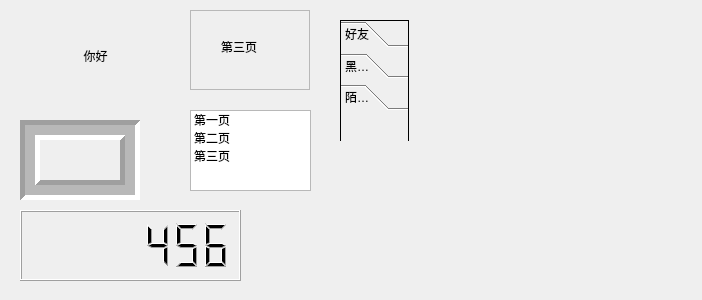
<?xml version="1.0" encoding="UTF-8"?>
<ui version="4.0">
 <class>MyWidget</class>
 <widget class="QWidget" name="MyWidget">
  <property name="geometry">
   <rect>
    <x>0</x>
    <y>0</y>
    <width>702</width>
    <height>300</height>
   </rect>
  </property>
  <property name="windowTitle">
   <string>MyWidget</string>
  </property>
  <widget class="QFrame" name="frame">
   <property name="geometry">
    <rect>
     <x>20</x>
     <y>120</y>
     <width>120</width>
     <height>80</height>
    </rect>
   </property>
   <property name="frameShape">
    <enum>QFrame::Box</enum>
   </property>
   <property name="frameShadow">
    <enum>QFrame::Sunken</enum>
   </property>
   <property name="lineWidth">
    <number>5</number>
   </property>
   <property name="midLineWidth">
    <number>10</number>
   </property>
  </widget>
  <widget class="QLabel" name="label">
   <property name="geometry">
    <rect>
     <x>30</x>
     <y>10</y>
     <width>131</width>
     <height>91</height>
    </rect>
   </property>
   <property name="text">
    <string>你好</string>
   </property>
   <property name="alignment">
    <set>Qt::AlignCenter</set>
   </property>
  </widget>
  <widget class="QLCDNumber" name="lcdNumber">
   <property name="geometry">
    <rect>
     <x>20</x>
     <y>210</y>
     <width>221</width>
     <height>71</height>
    </rect>
   </property>
   <property name="smallDecimalPoint">
    <bool>true</bool>
   </property>
   <property name="digitCount">
    <number>7</number>
   </property>
   <property name="value" stdset="0">
    <double>456.122999999999990</double>
   </property>
   <property name="intValue" stdset="0">
    <number>456</number>
   </property>
  </widget>
  <widget class="QListWidget" name="listWidget">
   <property name="geometry">
    <rect>
     <x>190</x>
     <y>110</y>
     <width>121</width>
     <height>81</height>
    </rect>
   </property>
   <item>
    <property name="text">
     <string>第一页</string>
    </property>
   </item>
   <item>
    <property name="text">
     <string>第二页</string>
    </property>
   </item>
   <item>
    <property name="text">
     <string>第三页</string>
    </property>
   </item>
  </widget>
  <widget class="QStackedWidget" name="stackedWidget">
   <property name="geometry">
    <rect>
     <x>190</x>
     <y>10</y>
     <width>120</width>
     <height>80</height>
    </rect>
   </property>
   <property name="frameShape">
    <enum>QFrame::StyledPanel</enum>
   </property>
   <property name="currentIndex">
    <number>2</number>
   </property>
   <widget class="QWidget" name="firstPage">
    <widget class="QLabel" name="label_2">
     <property name="geometry">
      <rect>
       <x>40</x>
       <y>30</y>
       <width>54</width>
       <height>12</height>
      </rect>
     </property>
     <property name="text">
      <string>第一页</string>
     </property>
    </widget>
   </widget>
   <widget class="QWidget" name="page">
    <widget class="QLabel" name="label_3">
     <property name="geometry">
      <rect>
       <x>30</x>
       <y>30</y>
       <width>54</width>
       <height>12</height>
      </rect>
     </property>
     <property name="text">
      <string>第二页</string>
     </property>
    </widget>
   </widget>
   <widget class="QWidget" name="secondPage">
    <widget class="QLabel" name="label_4">
     <property name="geometry">
      <rect>
       <x>30</x>
       <y>30</y>
       <width>54</width>
       <height>12</height>
      </rect>
     </property>
     <property name="text">
      <string>第三页</string>
     </property>
    </widget>
   </widget>
  </widget>
  <widget class="QToolBox" name="toolBox">
   <property name="geometry">
    <rect>
     <x>340</x>
     <y>20</y>
     <width>69</width>
     <height>121</height>
    </rect>
   </property>
   <property name="frameShape">
    <enum>QFrame::Box</enum>
   </property>
   <property name="currentIndex">
    <number>2</number>
   </property>
   <widget class="QWidget" name="page_2">
    <property name="geometry">
     <rect>
      <x>0</x>
      <y>0</y>
      <width>67</width>
      <height>41</height>
     </rect>
    </property>
    <attribute name="label">
     <string>好友</string>
    </attribute>
   </widget>
   <widget class="QWidget" name="page_4">
    <attribute name="label">
     <string>黑名单</string>
    </attribute>
   </widget>
   <widget class="QWidget" name="page_3">
    <property name="geometry">
     <rect>
      <x>0</x>
      <y>0</y>
      <width>67</width>
      <height>41</height>
     </rect>
    </property>
    <attribute name="label">
     <string>陌生人</string>
    </attribute>
   </widget>
  </widget>
 </widget>
 <layoutdefault spacing="6" margin="11"/>
 <resources/>
 <connections>
  <connection>
   <sender>listWidget</sender>
   <signal>currentRowChanged(int)</signal>
   <receiver>stackedWidget</receiver>
   <slot>setCurrentIndex(int)</slot>
   <hints>
    <hint type="sourcelabel">
     <x>266</x>
     <y>126</y>
    </hint>
    <hint type="destinationlabel">
     <x>259</x>
     <y>72</y>
    </hint>
   </hints>
  </connection>
 </connections>
</ui>
